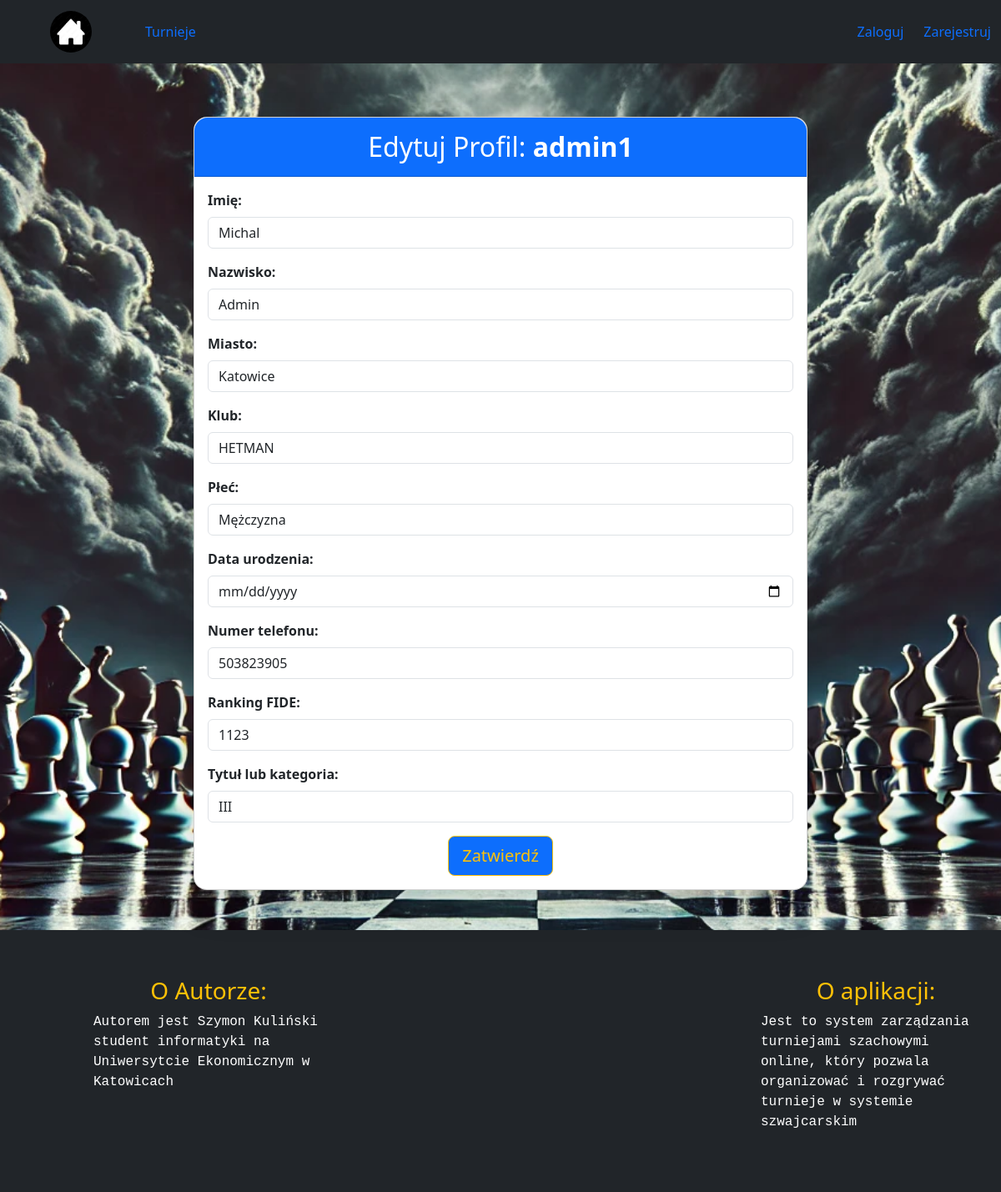
Page /profiles/edit/2/ on the committed database.
### profiles/models.py (models this page shows, shortened)
class Profile(models.Model):
    GENDER_CHOICES = [('M', 'Mężczyzna'), ('F', 'Kobieta'), ]
    TITLE_AND_CATEGOREIES_CHOICES = [('GM', 'Arcymistrz'), ('IM', 'Mistrz międzynarodowy'), ('FM', 'Mistrz FIDE'),
                                     ('CM', 'Kandydat na mistrza FIDE'), ('WGM', 'Arcymistrzyni	'),
                                     ('WIM', 'Mistrzyni międzynarodowa'), ('WFM', 'Mistrzyni FIDE'),
                                     ('WCM', 'Kandydatka na mistrzynię FIDE'), ('M', 'Mistrz krajowy'),
                                     ('K', 'Kandydat na mistrza krajowego'), ('I', 'I'), ('II', 'II'),
                                     ('III', 'III'), ('IV', 'IV'), ('V', 'V'),
                                     ('Bk', 'Bk'), ]
    user = models.OneToOneField(User, on_delete=models.CASCADE)
    first_name = models.CharField(max_length=30, blank=True, null=True)
    last_name = models.CharField(max_length=30, blank=True, null=True)
    birth_date = models.DateField(null=True, blank=True)
    gender = models.CharField(max_length=1, choices=GENDER_CHOICES, blank=True, null=True)
    city = models.CharField(max_length=43, blank=True, null=True)
    club = models.CharField(max_length=43, blank=True, null=True)
    phone_number = models.CharField(max_length=15, blank=True, null=True)
    rating_fide = models.IntegerField(null=True, blank=True, default=1000)
    rating_pzszach = models.IntegerField(null=True, blank=True, default=1000)
    title_or_category = models.CharField(max_length=10, choices=TITLE_AND_CATEGOREIES_CHOICES, default='Bk')

### profiles/views.py (the view)
# urls.py: path('edit/<int:user_id>/', views.profile_edit, name='profile_edit'),
def profile_edit(request, user_id):
    user = User.objects.get(pk=user_id)
    profile = Profile.objects.get(user=user)
    if request.method == 'POST':
        form = ProfileForm(request.POST, instance=profile)
        if form.is_valid():
            form.save()
            return redirect('profile', user_id=user.id)
    else:
        form = ProfileForm(instance=profile)
    return render(request, 'profiles/profile_edit.html', {'user': user, 'form': form, 'birth_date': profile.birth_date})

### core/context_processors.py (called while the page is built)
def is_organizer(request):
    is_organizer = request.user.groups.filter(name='Organizer').exists()
    return {'is_organizer': is_organizer}

### templates/profiles/profile_edit.html (shortened to what this page needs)
{% extends 'core/index.html' %}
{% block content %}
    <div class="container my-5">
        <div class="row justify-content-center">
            <div class="col-md-8">
                <div class="card shadow-lg rounded-4">
                    <div class="card-header bg-primary text-white text-center rounded-top-4 py-3">
                        <h2 class="mb-0">Edytuj Profil: <strong>{{ user.username }}</strong></h2>
                    </div>
                    <div class="card-body">
                        <form method="POST" enctype="multipart/form-data">
                            <div class="mb-3">
                                <label for="id_first_name" class="form-label"><strong>Imię:</strong></label>
                                {{ form.first_name|default:'imie' }}
                            </div>
                            <div class="mb-3">
                                <label for="id_last_name" class="form-label"><strong>Nazwisko:</strong></label>
                                {{ form.last_name }}
                            </div>
                            <div class="mb-3">
                                <label for="id_city" class="form-label"><strong>Miasto:</strong></label>
                                {{ form.city }}
                            </div>
                            <div class="mb-3">
                                <label for="id_club" class="form-label"><strong>Klub:</strong></label>
                                {{ form.club }}
                            </div>
                            <div class="mb-3">
                                <label for="id_gender" class="form-label"><strong>Płeć:</strong></label>
                                {{ form.gender }}
                            </div>
                            <div class="mb-3">
                                <label for="id_birth_date" class="form-label"><strong>Data urodzenia:</strong></label>
                                {{ form.birth_date }}
                            </div>
                            <div class="mb-3">
                                <label for="id_phone_number" class="form-label"><strong>Numer telefonu:</strong></label>
                                {{ form.phone_number }}
                            </div>
                            <div class="mb-3">
                                <label for="id_rating_fide" class="form-label"><strong>Ranking FIDE:</strong></label>
                                {{ form.rating_fide }}
                            </div>
                            <div class="mb-3">
                                <label for="id_title_or_category" class="form-label"><strong>Tytuł lub
                                    kategoria:</strong></label>
                                {{ form.title_or_category|default:'Bk' }}
                            </div>
                            <div class="text-center">
                                <button type="submit" class="text-center btn btn-primary btn-outline-warning btn-lg">Zatwierdź</button>
                            </div>
                        </form>
                    </div>
                </div>
            </div>
        </div>
    </div>
{% endblock %}

### rows in the picture
Profile: first_name "Michal", last_name "Admin", city "Katowice", club "HETMAN", gender "Mężczyzna", phone_number "503823905", rating_fide "1123", title_or_category "III"

### other values in the picture
{{ user.username }} "admin1"
